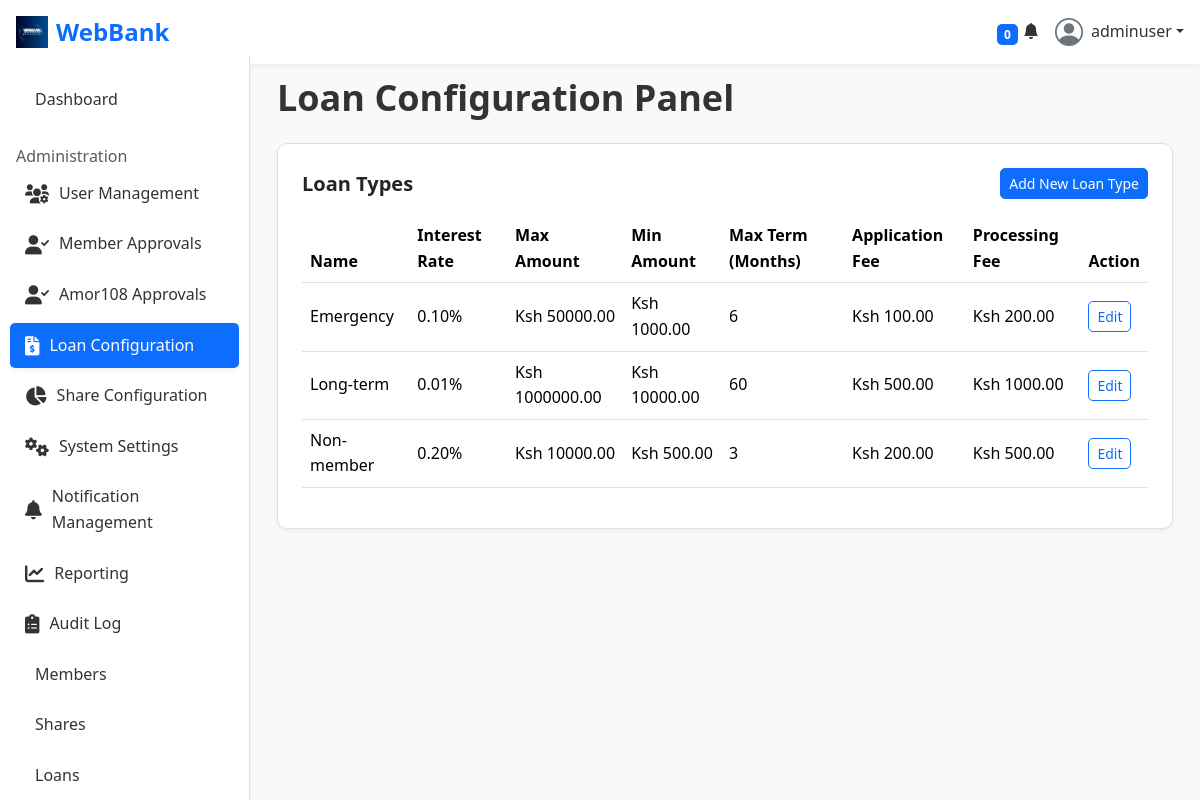
Before: /admin-panel/loan-config/ (signed in) with the older database file.
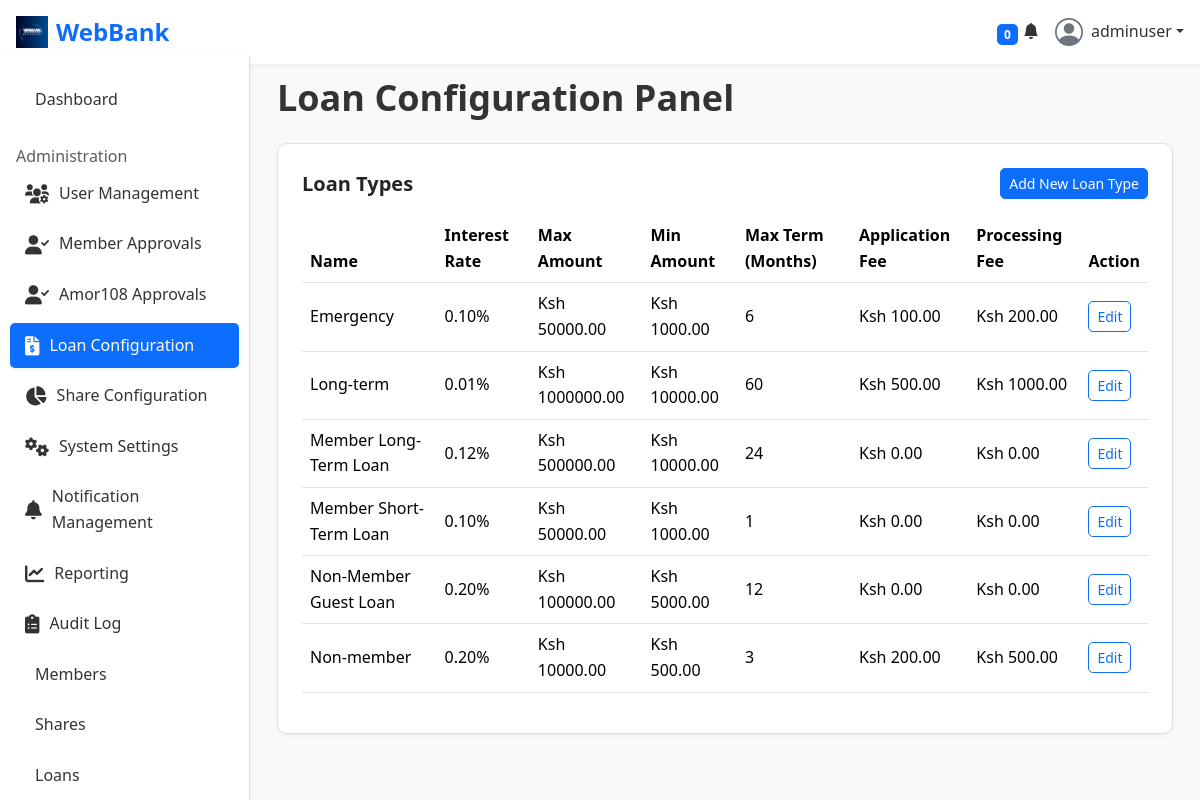
After: the same page with the newer database file.
### accounts/models.py (models this page shows, shortened)
class User(AbstractUser):
    USER_TYPES = (
        ('member', 'Member'),
        ('director', 'Director'),
        ('admin', 'System Admin'),
        ('guarantor', 'Guarantor'),
        ('founder', 'Founder'),
    )
    email = models.EmailField(unique=True) # Redefine email to make it unique
    USERNAME_FIELD = 'email'
    REQUIRED_FIELDS = ['first_name', 'last_name', 'phone_number']
    user_type = models.CharField(max_length=20, choices=USER_TYPES, default='member')
    phone_number = models.CharField(max_length=15, blank=True)
    residential_area = models.CharField(max_length=100, blank=True)
    address = models.TextField(blank=True)
    nationality = models.CharField(max_length=50, blank=True)
    id_number = models.CharField(max_length=20, blank=True)
    passport_no = models.CharField(max_length=20, blank=True)
    date_of_birth = models.DateField(null=True, blank=True)
    profile_picture = models.ImageField(upload_to='profiles/', null=True, blank=True)
    member_id = models.CharField(max_length=20, unique=True, null=True, blank=True)
    date_joined_sacco = models.DateField(null=True, blank=True)
    credit_score = models.IntegerField(default=750)
    is_verified = models.BooleanField(default=False)
    PROFILE_VISIBILITY_CHOICES = [
        ('private', 'Private'),
        ('public', 'Public'),
        ('only_me', 'Only Me'),
    ]
    profile_visibility = models.CharField(max_length=10, choices=PROFILE_VISIBILITY_CHOICES, default='private')
    two_factor_enabled = models.BooleanField(default=False) # Controls user preference for 2FA; full 2FA enforcement logic to be implemented separately.
    email_notifications = models.BooleanField(default=True)
    sms_notifications = models.BooleanField(default=False)
    loan_status_notifications = models.BooleanField(default=True)
    payment_reminders = models.BooleanField(default=True)
    share_dividend_notifications = models.BooleanField(default=True)
    system_maintenance_notifications = models.BooleanField(default=False)
    PREFERRED_LANGUAGE_CHOICES = [
        ('en', 'English'),
        ('es', 'Spanish'),
        ('fr', 'French'),
    ]
    preferred_language = models.CharField(max_length=5, choices=PREFERRED_LANGUAGE_CHOICES, default='en')
    PREFERRED_CURRENCY_CHOICES = [
        ('KES', 'KES (Ksh)'),
        ('USD', 'USD ($)'),
        ('EUR', 'EUR (€)'),
    ]
    preferred_currency = models.CharField(max_length=5, choices=PREFERRED_CURRENCY_CHOICES, default='KES')
    dark_mode_enabled = models.BooleanField(default=False)
    preferred_director = models.ForeignKey(
        'self',
        on_delete=models.SET_NULL,
        null=True,
        blank=True,
        related_name='preferred_members',
        limit_choices_to={'user_type': 'director'} # Filter choices to directors only
    )

### loans/models.py (models this page shows, shortened)
class LoanType(models.Model):
    name = models.CharField(max_length=100)
    interest_rate = models.DecimalField(max_digits=5, decimal_places=2, help_text="Total interest rate as a decimal (e.g., 0.20 for 20%)")
    max_amount = models.DecimalField(max_digits=12, decimal_places=2)
    min_amount = models.DecimalField(max_digits=12, decimal_places=2, default=1000.00)
    max_term_months = models.IntegerField()
    description = models.TextField(blank=True)
    eligibility_criteria = models.TextField(blank=True, help_text="Criteria for loan eligibility")
    application_fee = models.DecimalField(max_digits=10, decimal_places=2, default=0.00)
    processing_fee = models.DecimalField(max_digits=10, decimal_places=2, default=0.00)
    is_for_non_member = models.BooleanField(default=False, help_text="Check if this loan type is for non-members (guests).")
    webbank_interest_share = models.DecimalField(max_digits=5, decimal_places=2, default=0.00, help_text="Portion of interest for WebBank (e.g., 0.02 for 2%).")
    guarantor_interest_share = models.DecimalField(max_digits=5, decimal_places=2, default=0.00, help_text="Portion of interest for the guarantor (e.g., 0.08 for 8%).")
    member_interest_share = models.DecimalField(max_digits=5, decimal_places=2, default=0.00, help_text="Portion of interest to be distributed among all members (e.g., 0.10 for 10%).")

### admin_panel/views.py (the view)
# urls.py: path('loan-config/', views.loan_config_panel, name='loan_config_panel'),
@login_required
@admin_required
def loan_config_panel(request):
    loantypes = LoanType.objects.all().order_by('name')
    context = {
        'loantypes': loantypes,
        'user_type': request.user.user_type,
    }
    return render(request, 'admin_panel/loan_config_panel.html', context)

### notifications/context_processors.py (called while the page is built)
def user_notifications(request):
    if request.user.is_authenticated:
        unread_count = Notification.objects.filter(user=request.user, is_read=False).count()
        recent_notifications = Notification.objects.filter(user=request.user).order_by('-created_at')[:5]
        all_notifications = Notification.objects.filter(user=request.user).order_by('-created_at') # All notifications
        return {
            'unread_notifications_count': unread_count,
            'recent_notifications': recent_notifications,
            'all_notifications': all_notifications, # Added all notifications
        }
    return {}

### templates/admin_panel/loan_config_panel.html
{% extends 'base.html' %}
{% load static %}
{% block content %}
<div class="container-fluid">
    <h3 class="fw-bold mb-4">Loan Configuration Panel</h3>
    <div class="card p-4 mb-4">
        <div class="d-flex justify-content-between align-items-center mb-3">
            <h5 class="fw-bold mb-0">Loan Types</h5>
            <a href="{% url 'admin_panel:loan_type_create' %}" class="btn btn-primary btn-sm">Add New Loan Type</a>
        </div>
        <div class="table-responsive">
            <table class="table table-hover align-middle">
                <thead>
                    <tr>
                        <th>Name</th>
                        <th>Interest Rate</th>
                        <th>Max Amount</th>
                        <th>Min Amount</th>
                        <th>Max Term (Months)</th>
                        <th>Application Fee</th>
                        <th>Processing Fee</th>
                        <th>Action</th>
                    </tr>
                </thead>
                <tbody>
                    {% for loantype in loantypes %}
                    <tr>
                        <td>{{ loantype.name }}</td>
                        <td>{{ loantype.interest_rate }}%</td>
                        <td>Ksh {{ loantype.max_amount|floatformat:2 }}</td>
                        <td>Ksh {{ loantype.min_amount|floatformat:2 }}</td>
                        <td>{{ loantype.max_term_months }}</td>
                        <td>Ksh {{ loantype.application_fee|floatformat:2 }}</td>
                        <td>Ksh {{ loantype.processing_fee|floatformat:2 }}</td>
                        <td>
                            <a href="{% url 'admin_panel:loan_type_edit' loantype.pk %}" class="btn btn-sm btn-outline-primary">Edit</a>
                        </td>
                    </tr>
                    {% empty %}
                    <tr>
                        <td colspan="8" class="text-center py-4">No loan types defined.</td>
                    </tr>
                    {% endfor %}
                </tbody>
            </table>
        </div>
    </div>
</div>
{% endblock %}

### templates/base.html (shortened to what this page needs)
{% load static %}
<!DOCTYPE html>
<html lang="en">
<head>
  <link href="https://cdn.jsdelivr.net/npm/bootstrap@5.3.3/dist/css/bootstrap.min.css" rel="stylesheet">
  <link rel="stylesheet" href="https://cdnjs.cloudflare.com/ajax/libs/font-awesome/6.0.0-beta3/css/all.min.css">
  <link rel="stylesheet" href="{% static 'webbank/css/styles.css' %}">
  <link href='https://cdn.boxicons.com/fonts/basic/boxicons.min.css' rel='stylesheet'>
  <link href="https://cdn.jsdelivr.net/npm/bootstrap-icons@1.10.5/font/bootstrap-icons.css" rel="stylesheet">
</head>
<body>
  <nav class="navbar navbar-expand-lg navbar-light bg-light fixed-top px-3">
      <div class="d-flex align-items-center">
          <a class="navbar-brand d-flex align-items-center" href="{% url 'index' %}">
              <img src="{% static 'webbank/images/webbank.png' %}" alt="WebBank Logo" height="32" class="me-2">
              <span class="fw-bold text-primary">WebBank</span>
          </a>
      </div>
      <div class="ms-auto d-flex align-items-center">
          <li class="nav-item dropdown list-unstyled">
              <a class="nav-link nav-icon" href="#" data-bs-toggle="dropdown">
                  <i class="bi bi-bell-fill"></i>
                  <span class="badge bg-primary badge-number me-3">{{ unread_notifications_count|default:0 }}</span>
              </a>
          </li>
          <li class="nav-item dropdown ps-3 list-unstyled">
              <a class="nav-link nav-profile d-flex align-items-center pe-0" href="#" data-bs-toggle="dropdown">
                  {% if user.profile_picture %}
                  <img src="{{ user.profile_picture.url }}" alt="Profile" class="rounded-circle" width="32" height="32">
                  {% else %}
                  <i class="bi bi-person-circle fs-3 text-secondary"></i>
                  {% endif %}
                  <span class="d-none d-md-block dropdown-toggle ps-2">{{ user.get_full_name|default:user.username }}</span>
              </a>
          </li>
      </div>
  </nav>
  <div class="sidebar" id="sidebar">
      {% if user.is_authenticated %}
    {% if user.user_type == 'founder' %}
        <a href="{% url 'admin_panel:founder_dashboard' %}" class="nav-link {% if request.resolver_match.url_name == 'founder_dashboard' %}active{% endif %}">
            <i class='bx bxs-dashboard'></i> Dashboard
        </a>
    {% elif user.user_type == 'admin' %}
        <a href="{% url 'admin_panel:admin_dashboard' %}" class="nav-link {% if request.resolver_match.url_name == 'admin_dashboard' %}active{% endif %}">
             Dashboard
        </a>
    {% else %}
        <a href="{% url 'dashboard:main_dashboard' %}" class="nav-link {% if request.resolver_match.url_name == 'main_dashboard' %}active{% endif %}">
            <i class='bx bxs-dashboard'></i> Dashboard
        </a>
    {% endif %}
      {% if not is_amor108_dashboard %}
      {% if user.user_type == 'founder' or user.user_type == 'admin' %}
      <h6 class="sidebar-heading d-flex justify-content-between align-items-center px-3 mt-4 mb-1 text-muted">
          <span>Administration</span>
      </h6>
      <a href="{% url 'admin_panel:user_list' %}" class="nav-link {% if 'user_' in request.resolver_match.view_name %}active{% endif %}">
          <i class='fas fa-users-cog'></i> User Management
      </a>
      <a href="{% url 'admin_panel:pending_members' %}" class="nav-link {% if 'pending_members' in request.resolver_match.view_name %}active{% endif %}">
          <i class='fas fa-user-check'></i> Member Approvals
      </a>
      <a href="{% url 'admin_panel:pending_amor108_members' %}" class="nav-link {% if 'pending_amor108_members' in request.resolver_match.view_name %}active{% endif %}">
          <i class='fas fa-user-check'></i> Amor108 Approvals
      </a>
      <a href="{% url 'admin_panel:loan_config_panel' %}" class="nav-link {% if 'loan_config' in request.resolver_match.view_name or 'loan_type' in request.resolver_match.view_name %}active{% endif %}">
          <i class='fas fa-file-invoice-dollar'></i> Loan Configuration
      </a>
      <a href="{% url 'admin_panel:share_config_panel' %}" class="nav-link {% if 'share_config' in request.resolver_match.view_name %}active{% endif %}">
          <i class='fas fa-chart-pie'></i> Share Configuration
      </a>
      <a href="{% url 'admin_panel:system_config_panel' %}" class="nav-link {% if 'system_config' in request.resolver_match.view_name %}active{% endif %}">
          <i class='fas fa-cogs'></i> System Settings
      </a>
      <a href="{% url 'admin_panel:notification_settings_panel' %}" class="nav-link {% if 'notification_' in request.resolver_match.view_name %}active{% endif %}">
          <i class='fas fa-bell'></i> Notification Management
      </a>
      <a href="{% url 'admin_panel:reporting_dashboard' %}" class="nav-link {% if 'report' in request.resolver_match.view_name %}active{% endif %}">
          <i class='fas fa-chart-line'></i> Reporting
      </a>
      <a href="{% url 'admin_panel:audit_log_list' %}" class="nav-link {% if 'audit_log' in request.resolver_match.view_name %}active{% endif %}">
          <i class='fas fa-clipboard-list'></i> Audit Log
      </a>
      {% endif %}
      {% if user.user_type == 'admin' %}
      <a href="{% url 'members:members_dashboard' %}" class="nav-link {% if request.resolver_match.url_name == 'members_dashboard' %}active{% endif %}">
           Members
      </a>
      {% endif %}
      <a href="{% url 'shares:shares_dashboard' %}" class="nav-link {% if request.resolver_match.url_name == 'shares_dashboard' %}active{% endif %}">
           Shares
      </a>
      <a href="{% url 'loans:loans_dashboard' %}" class="nav-link {% if request.resolver_match.url_name == 'loans_dashboard' %}active{% endif %}">
           Loans
      </a>
      {% endif %}
      {% endif %}
  </div>
  <div class="content main-content">
      {% block content %}
      {% endblock %}
  </div>
</body>
</html>

### static/webbank/css/styles.css (style rules this page uses)
:root { --primary-color: #0d6efd; --secondary-color: #6c757d; --success-color: #198754; --info-color: #0dcaf0; --warning-color: #ffc107; --danger-color: #dc3545; --light-color: #f8f9fa; --dark-color: #212529; --bg-light-gray: #f8f9fa; --text-dark: #333; --text-muted: #6c757d; --border-color: #e0e0e0; --shadow-sm: 0 2px 5px rgba(0, 0, 0, 0.05); --shadow-md: 0 5px 15px rgba(0, 0, 0, 0.1); --border-radius-sm: 5px; --border-radius-md: 10px; --border-radius-lg: 15px; --transition-speed: 0.3s; }
*, *::before, *::after { box-sizing: border-box; padding: 0; margin: 0; }
html { scroll-behavior: smooth; }
body { font-family: 'Segoe UI', Roboto, 'Helvetica Neue', Arial, sans-serif; line-height: 1.6; color: var(--text-dark); background-color: var(--bg-light-gray); padding-top: 56px; }
a { text-decoration: none; color: var(--primary-color); transition: color var(--transition-speed) ease, background-color var(--transition-speed) ease; }
.btn { transition: all var(--transition-speed) ease; border-radius: var(--border-radius-sm); }
.card { border-radius: var(--border-radius-md); border: 1px solid var(--border-color); box-shadow: var(--shadow-sm); transition: all var(--transition-speed) ease; }
h3 { font-size: 1.75rem; }
h5 { font-size: 1.25rem; }
h6 { font-size: 1rem; }
@media (min-width: 768px) { h3 { font-size: 2rem; } }
@media (min-width: 992px) { h3 { font-size: 2.25rem; } }
.navbar { box-shadow: var(--shadow-sm); background-color: white !important; }
.navbar-brand { font-weight: 700; font-size: 1.5rem; color: var(--dark-color) !important; }
.navbar-brand .text-primary { color: var(--primary-color) !important; }
.navbar .badge { position: absolute; top: 5px; right: 5px; padding: 0.35em 0.6em; font-size: 0.75em; line-height: 1; border-radius: var(--border-radius-sm); }
.sidebar { position: fixed; top: 56px; left: 0; height: calc(100% - 56px); width: 250px; background-color: white; border-right: 1px solid var(--border-color); transform: translateX(-100%); transition: transform var(--transition-speed) ease-in-out, width var(--transition-speed) ease-in-out; z-index: 1030; padding-top: 1rem; box-shadow: var(--shadow-sm); }
.sidebar .nav-link { color: var(--text-dark); padding: 10px 15px; display: flex; align-items: center; border-radius: var(--border-radius-sm); margin: 5px 10px; transition: background-color 0.2s ease, color 0.2s ease; }
.sidebar .nav-link i { margin-right: 10px; font-size: 1.2rem; }
.sidebar .nav-link.active { background-color: var(--primary-color); color: white; box-shadow: var(--shadow-sm); }
.sidebar .nav-link.active i { color: white; }
.content { margin-left: 0; padding: 20px; transition: margin-left var(--transition-speed) ease-in-out; min-height: calc(100vh - 56px); }
@media (min-width: 992px) { .sidebar { transform: translateX(0); width: 250px; } }
@media (min-width: 992px) { .content { margin-left: 250px; } }
.main-content { padding-left: 15px; padding-right: 15px; }
@media (min-width: 992px) { .share-container, .main-content { max-width: calc(100% - 250px); } }

Changed rows visible on the page:
added LoanType: name "Member Long-Term Loan", interest_rate "0.12", max_amount "500000.00", min_amount "10000.00", max_term_months "24", application_fee "0.00", processing_fee "0.00"
added LoanType: name "Member Short-Term Loan", interest_rate "0.10", max_amount "50000.00", min_amount "1000.00", max_term_months "1", application_fee "0.00", processing_fee "0.00"
added LoanType: name "Non-Member Guest Loan", interest_rate "0.20", max_amount "100000.00", min_amount "5000.00", max_term_months "12", application_fee "0.00", processing_fee "0.00"
